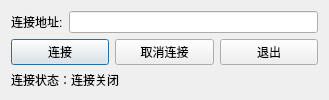
<?xml version="1.0" encoding="UTF-8"?>
<ui version="4.0">
 <class>RtdbConnectDialog</class>
 <widget class="QDialog" name="RtdbConnectDialog">
  <property name="geometry">
   <rect>
    <x>0</x>
    <y>0</y>
    <width>329</width>
    <height>93</height>
   </rect>
  </property>
  <property name="windowTitle">
   <string>Dialog</string>
  </property>
  <layout class="QVBoxLayout" name="verticalLayout">
   <item>
    <layout class="QHBoxLayout" name="horizontalLayout">
     <item>
      <widget class="QLabel" name="label_2">
       <property name="text">
        <string>连接地址:</string>
       </property>
      </widget>
     </item>
     <item>
      <widget class="QLineEdit" name="editAddress"/>
     </item>
    </layout>
   </item>
   <item>
    <layout class="QHBoxLayout" name="horizontalLayout_2">
     <item>
      <widget class="QPushButton" name="btnConnect">
       <property name="text">
        <string>连接</string>
       </property>
      </widget>
     </item>
     <item>
      <widget class="QPushButton" name="btnDisConnect">
       <property name="text">
        <string>取消连接</string>
       </property>
      </widget>
     </item>
     <item>
      <widget class="QPushButton" name="btnExit">
       <property name="text">
        <string>退出</string>
       </property>
      </widget>
     </item>
    </layout>
   </item>
   <item>
    <widget class="QLabel" name="lblMsg">
     <property name="text">
      <string>连接状态：连接关闭</string>
     </property>
    </widget>
   </item>
  </layout>
 </widget>
 <resources/>
 <connections/>
</ui>
